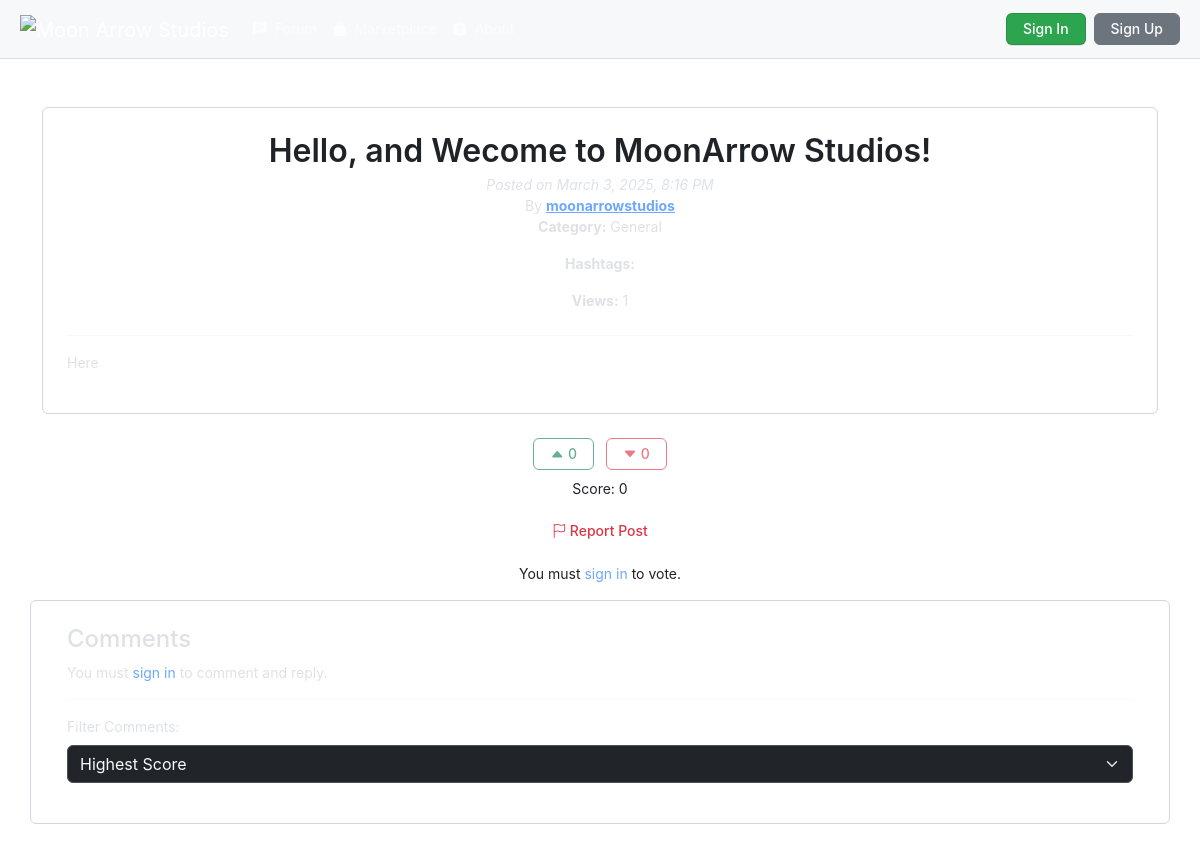
/php/view_post.php?id=74, run on an earlier commit of the app's database.
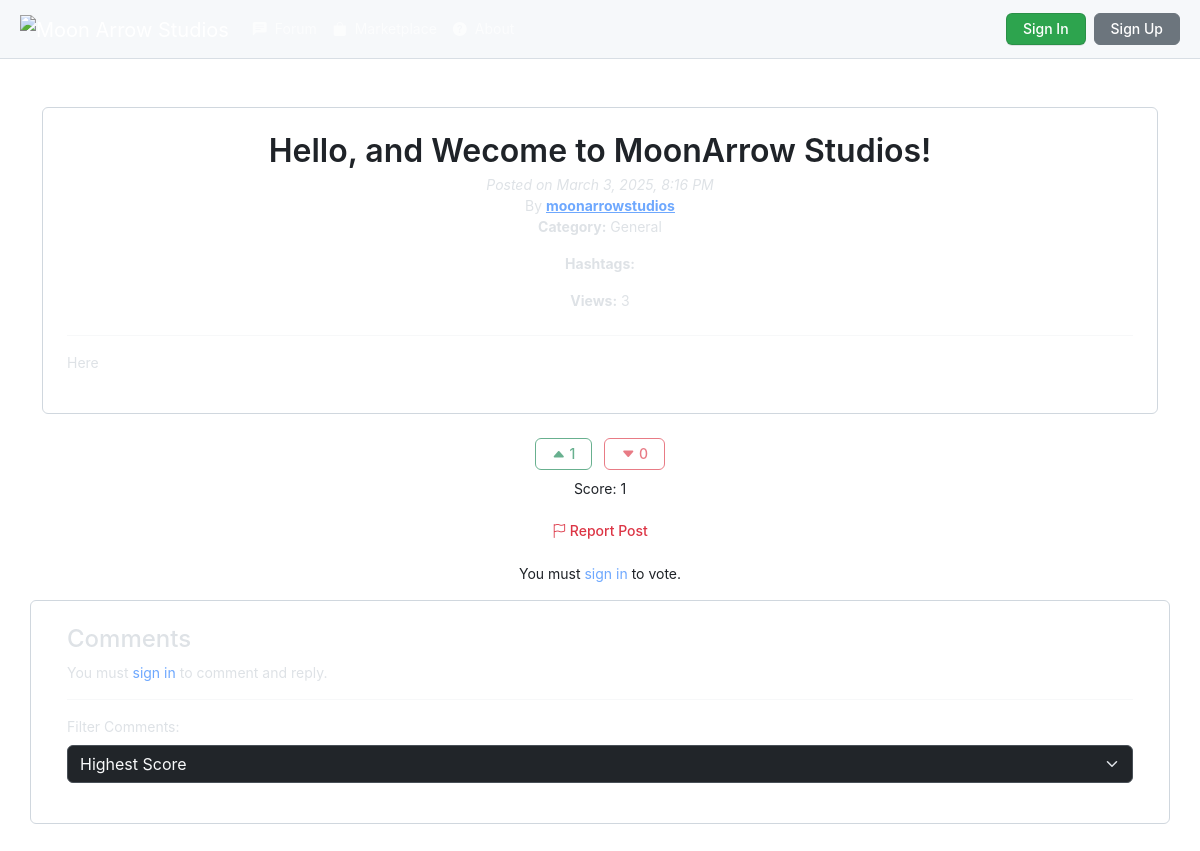
And on a later commit of the database.
### tables this page shows
CREATE TABLE IF NOT EXISTS `posts` (
  `id` int NOT NULL AUTO_INCREMENT,
  `title` varchar(255) NOT NULL,
  `content` text NOT NULL,
  `category_id` int NOT NULL,
  `hashtags` text,
  `images` text,
  `created_at` timestamp NULL DEFAULT CURRENT_TIMESTAMP,
  `videos` text,
  `user_id` int NOT NULL,
  `upvotes` int DEFAULT '0',
  `downvotes` int DEFAULT '0',
  `status` enum('published','draft','hidden') NOT NULL DEFAULT 'published',
  `views` int DEFAULT '0',
  `updated_at` timestamp NULL DEFAULT CURRENT_TIMESTAMP ON UPDATE CURRENT_TIMESTAMP,
  `reported_count` int DEFAULT '0',
  PRIMARY KEY (`id`),
  KEY `fk_posts_categories` (`category_id`),
  KEY `user_id` (`user_id`)
);

CREATE TABLE IF NOT EXISTS `users` (
  `user_id` int NOT NULL AUTO_INCREMENT,
  `username` varchar(50) NOT NULL,
  `email` varchar(100) NOT NULL,
  `password` varchar(255) NOT NULL,
  `role` enum('admin','user') DEFAULT 'user',
  `created_at` datetime DEFAULT CURRENT_TIMESTAMP,
  `profile_picture` varchar(255) DEFAULT NULL,
  `banner` varchar(255) DEFAULT NULL,
  `description` text,
  `status` enum('active','suspended') NOT NULL DEFAULT 'active',
  `youtube` varchar(255) DEFAULT NULL,
  `linkedin` varchar(255) DEFAULT NULL,
  `twitter` varchar(255) DEFAULT NULL,
  `instagram` varchar(255) DEFAULT NULL,
  `github` varchar(255) DEFAULT NULL,
  `portfolio` varchar(255) DEFAULT NULL,
  `reported_count` int NOT NULL DEFAULT '0',
  PRIMARY KEY (`user_id`),
  UNIQUE KEY `username` (`username`),
  UNIQUE KEY `email` (`email`)
);

CREATE TABLE IF NOT EXISTS `categories` (
  `id` int NOT NULL AUTO_INCREMENT,
  `name` varchar(100) NOT NULL,
  PRIMARY KEY (`id`)
);

### php/view_post.php (the view, shortened to what this page needs)
<?php
require 'db_connect.php';
$post_id = isset($_GET['id']) ? intval($_GET['id']) : 0;
$stmt = $conn->prepare("SELECT posts.*, categories.name AS category_name, users.username
                        FROM posts
                        JOIN categories ON posts.category_id = categories.id
                        JOIN users ON posts.user_id = users.user_id
                        WHERE posts.id = ? AND posts.status = 'published'");
$stmt->bind_param("i", $post_id);
$stmt->execute();
$result = $stmt->get_result();
$post = $result->fetch_assoc();
?>
<!DOCTYPE html>
<html lang="en" data-bs-theme="dark">
<head> <?php include 'header.php'; ?>
	<link rel="stylesheet" href="https://cdnjs.cloudflare.com/ajax/libs/highlight.js/11.7.0/styles/default.min.css">
	<link rel="stylesheet" href="https://cdn.quilljs.com/1.3.7/quill.snow.css">
</head>
<body>
<div class="container mt-5">
    <div class="card">
        <div class="card-body">
            <div class="text-center mb-4">
                <h1 class="card-title mb-1"><?= htmlspecialchars($post['title'] ?? 'No Title') ?></h1>
                <p class="mb-0"><em>Posted on <?= date('F j, Y, g:i A', strtotime($post['created_at'])) ?></em></p>
                <p class="mb-0">By <strong><a href="profile.php?id=<?= htmlspecialchars($post['user_id']) ?>"><?= htmlspecialchars($post['username'] ?? 'Anonymous') ?></a></strong></p>
                <p><strong>Category:</strong> <?= htmlspecialchars($post['category_name'] ?? 'Uncategorized') ?></p>
                <p class="card-text"><strong>Hashtags:</strong> <?= htmlspecialchars($post['hashtags'] ?? '') ?></p>
                <p class="card-text"><strong>Views:</strong> <?= htmlspecialchars($post['views'] ?? '0') ?></p>
            </div>
            <hr>
            <div> <?= $post['content'] ?> </div>
        </div>
    </div>
</div>
	<div class="text-center mt-3">
		<button class="btn btn-outline-success me-2 upvote-btn <?= isset($_SESSION['user_id']) ? '' : 'disabled' ?>" data-post-id="<?= $post_id ?>" <?= isset($_SESSION['user_id']) ? '' : 'disabled' ?>>
			<i class="bi bi-caret-up-fill"></i> <span id="upvote-count"><?= $post['upvotes'] ?></span>
		</button>
		<button class="btn btn-outline-danger downvote-btn <?= isset($_SESSION['user_id']) ? '' : 'disabled' ?>" data-post-id="<?= $post_id ?>" <?= isset($_SESSION['user_id']) ? '' : 'disabled' ?>>
			<i class="bi bi-caret-down-fill"></i> <span id="downvote-count"><?= $post['downvotes'] ?></span>
		</button>
		<p class="mt-2">Score: <span id="score"><?= $post['upvotes'] - $post['downvotes'] ?></span></p>
        <button class="btn  text-danger report-btn mb-3" data-content-type="post" data-content-id="<?= $post_id ?>">
    <i class="bi bi-flag"></i> Report Post
</button>
	</div> <?php if (!isset($_SESSION['user_id'])): ?> <p class="text-center">You must <a href="sign_in/sign_in_html.php" class="text-decoration-none">sign in</a> to vote.</p> <?php endif; ?>
	<div class="card container">
		<div class="card-body">
			<h4>Comments</h4> <?php if (isset($_SESSION['user_id'])): ?> <div id="comment-editor" class="mb-3"></div>
			<button class="btn btn-primary" id="submit-comment" data-post-id="<?= $post_id ?>">Submit Comment</button> <?php else: ?> <p class="">You must <a href="sign_in/sign_in_html.php" class="text-decoration-none">sign in</a> to comment and reply.</p> <?php endif; ?>
			<hr>
            <div class="mb-3">
                <label for="filter" class="form-label">Filter Comments:</label>
                <select name="filter" id="filter" class="form-select me-2 bg-dark text-light">
                    <option value="highest_score" <?= isset($_GET['filter']) && $_GET['filter'] == 'highest_score' ? 'selected' : '' ?>>Highest Score</option>
                </select>
            </div>
		</div>
	</div>
	<br> <?php $conn->close(); ?> <script src="https://cdn.quilljs.com/1.3.7/quill.min.js"></script>
</body>

### php/header.php (shortened to what this page needs)
<?php
$baseUrl = '/moonarrowstudios/';
?>
<!DOCTYPE html>
<html lang="en" data-bs-theme="dark">
<head>
    <link rel="stylesheet" href="https://cdn.jsdelivr.net/npm/bootstrap-icons@1.11.3/font/bootstrap-icons.min.css">
    <link rel="stylesheet" href="https://cdn.jsdelivr.net/npm/bootstrap@5.3.3/dist/css/bootstrap.min.css">
</head>
<body class="header">
    <nav class="navbar navbar-expand-lg p-2 sticky-top" data-bs-theme="">
        <div class="container-fluid">
            <a class="navbar-brand" href="<?php echo $baseUrl; ?>">
                <img src="https://i.ibb.co/Q2djKKj/horizontal-logo-transformed.png" alt="Moon Arrow Studios">
            </a>
            <div class="collapse navbar-collapse" id="navbarContent">
                <?php
                $current_page = basename($_SERVER['PHP_SELF']);
                ?>
                <ul class="navbar-nav me-auto mb-2 mb-lg-0">
                    <li class="nav-item">
                        <a href="<?php echo $baseUrl; ?>php/forum.php" class="nav-link px-2 <?= $current_page == 'forum.php' ? 'active' : '' ?>">
                            <i class="bi bi-chat-left-text-fill me-2"></i>Forum
                        </a>
                    </li>
                    <li class="nav-item">
                        <a href="<?php echo $baseUrl; ?>php/marketplace.php" class="nav-link px-2 <?= $current_page == 'marketplace.php' ? 'active' : '' ?>">
                            <i class="bi bi-bag-fill me-2"></i>Marketplace
                        </a>
                    </li>
                    <li class="nav-item">
                        <a href="<?php echo $baseUrl; ?>php/about.php" class="nav-link px-2 <?= $current_page == 'about.php' ? 'active' : '' ?>">
                            <i class="bi bi-question-circle-fill me-2"></i>About
                        </a>
                    </li>
                </ul>
                <div class="auth-buttons d-flex align-items-center">
                    <?php
                    if (isset($_SESSION['user_id'])):
                    ?>
                        <div class="dropdown d-none d-lg-block">
                            <button class="btn rounded-circle p-0" type="button" data-bs-toggle="dropdown" aria-expanded="false" style="border: none; background: none;">
                                <?php if ($hasProfilePicture): ?>
                                    <img src="<?= htmlspecialchars($profile_picture); ?>" alt="Profile" class="rounded-circle" style="width: 40px; height: 40px; object-fit: cover;">
                                <?php else: ?>
                                    <i class="bi bi-person-fill text-light" style="font-size: 1.5rem;"></i>
                                <?php endif; ?>
                            </button>
                            <ul class="dropdown-menu dropdown-menu-end">
                                <li><a class="dropdown-item" href="<?php echo $baseUrl; ?>php/profile.php">Profile</a></li>
                                <li><a class="dropdown-item" href="<?php echo $baseUrl; ?>php/settings.php">Settings</a></li>
                                <?php if ($isAdmin): ?>
                                <li><a class="dropdown-item" href="<?php echo $baseUrl; ?>php/admin/dashboard.php">Dashboard</a></li>
                                <?php endif; ?>
                                <li><hr class="dropdown-divider"></li>
                                <li><a class="dropdown-item" href="<?php echo $baseUrl; ?>php/sign_out.php">Sign Out</a></li>
                            </ul>
                        </div>
                    <?php else: ?>
                        <button type="button" class="btn btn-primary me-2" onclick="window.location.href='<?php echo $baseUrl; ?>php/sign_in/sign_in_html.php'">Sign In</button>
                        <button type="button" class="btn btn-secondary" onclick="window.location.href='<?php echo $baseUrl; ?>php/sign_up/sign_up_html.php'">Sign Up</button>
                    <?php endif; ?>
                </div>
            </div>
        </div>
    </nav>
</body>
</html>

### php/header.php (style rules this page uses)
:root { --color-canvas-default: #ffffff; --color-canvas-subtle: #f6f8fa; --color-border-default: #d0d7de; --color-border-muted: #d8dee4; --color-btn-primary-bg: #2da44e; --color-btn-primary-hover-bg: #2c974b; --color-fg-default: #1F2328; --color-fg-muted: #656d76; --color-accent-fg: #0969da; --color-input-bg: #ffffff; --color-card-bg: #ffffff; --color-card-border: #d0d7de; --color-header-bg: #f6f8fa; --color-modal-bg: #ffffff; --color-alert-error-bg: #FFEBE9; --color-alert-error-border: rgba(255, 129, 130, 0.4); --color-alert-error-fg: #cf222e; }
.header { font-family: -apple-system, BlinkMacSystemFont, "Segoe UI", "Noto Sans", Helvetica, Arial, sans-serif; background-color: var(--color-canvas-default); color: var(--color-fg-default); line-height: 1.5; font-size: 14px; }
.header .btn { border-radius: 6px; padding: 5px 16px; font-size: 14px; font-weight: 500; line-height: 20px; transition: .2s cubic-bezier(0.3, 0, 0.5, 1); }
.header .btn-primary { color: #ffffff; background-color: var(--color-btn-primary-bg); border: 1px solid rgba(27, 31, 36, 0.15); box-shadow: 0 1px 0 rgba(27, 31, 36, 0.1); }
.header .navbar { background-color: var(--color-header-bg); border-bottom: 1px solid var(--color-border-muted); z-index: 1030; }
.navbar-brand img { height: 40px; }
.navbar-nav { margin-right: auto !important; margin-left: 0 !important; }

### php/view_post.php (style rules this page uses)
:root { --color-canvas-default: #ffffff; --color-canvas-subtle: #f6f8fa; --color-border-default: #d0d7de; --color-border-muted: #d8dee4; --color-btn-primary-bg: #2da44e; --color-btn-primary-hover-bg: #2c974b; --color-fg-default: #1F2328; --color-fg-muted: #656d76; --color-accent-fg: #0969da; --color-input-bg: #ffffff; --color-vote-active: #238636; --color-downvote-active: #cf222e; --color-comment-bg: #ffffff; --color-comment-border: #d0d7de; --color-reply-bg: #f6f8fa; --color-code-bg: #f6f8fa; --color-media-overlay: rgba(0, 0, 0, 0.5); }
.card-title { font-size: 32px; font-weight: 600; margin-bottom: 8px; color: var(--color-fg-default); }
.card { background-color: var(--color-canvas-default); border: 1px solid var(--color-border-default); border-radius: 6px; margin-bottom: 24px; }
.card-body { padding: 24px; }
.upvote-btn, .downvote-btn { padding: 6px 12px; border-radius: 6px; border: 1px solid var(--color-border-default); background-color: var(--color-canvas-default); transition: all 0.2s ease; }

What changed in the data, as far as the page shows it:
changed posts "Hello, and Wecome to MoonArrow Studios!": views "1" → "3"; upvotes "0" → "1"; $post['upvotes']-$post['downvotes'] "0" → "1"
